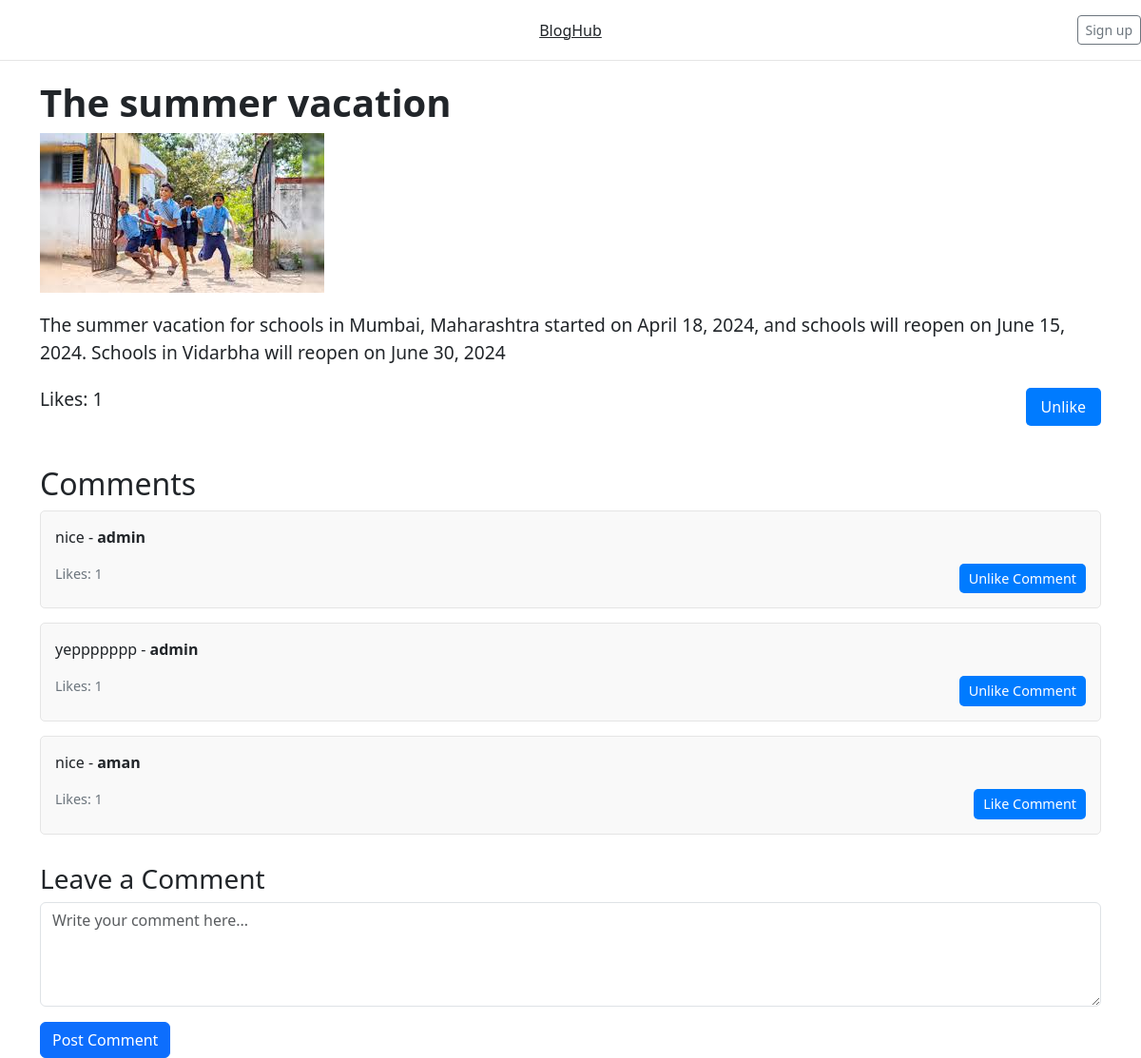
Page /blog/the-summer-vacation/ (signed in) on the committed database.
### blog/models.py (models this page shows, shortened)
class Blog(models.Model):
    title = models.CharField(max_length=255, null=True, blank=True)
    content = models.TextField()
    slug = models.SlugField(unique=True, blank=True)
    image = models.ImageField(upload_to='blog_images/', blank=True, null=True)
    tags = models.CharField(max_length=100, blank=True, null=True)
    likes = models.ManyToManyField(User, related_name='liked_blogs', blank=True)
    def total_likes(self):
        return self.likes.count()

class Comment(models.Model):
    blog = models.ForeignKey(Blog, on_delete=models.CASCADE, related_name='comments')
    user = models.ForeignKey(User, on_delete=models.CASCADE)
    content = models.TextField()
    created_at = models.DateTimeField(auto_now_add=True)
    likes = models.ManyToManyField(User, related_name='liked_comments', blank=True)
    def total_likes(self):
        return self.likes.count()

### blog/views.py (the view)
# urls.py: path('blog/<slug:slug>/', views.blog_detail, name='blog_detail'),
@login_required
def blog_detail(request, slug):
    blog = get_object_or_404(Blog, slug=slug)
    comments = blog.comments.all()
    return render(request, 'blog_detail.html', {'blog': blog, 'comments': comments})

### blog/templates/blog_detail.html (shortened to what this page needs)
{% load static %}
<!DOCTYPE html>
<html lang="en">
<head>
    <link href="https://cdn.jsdelivr.net/npm/bootstrap@5.3.0-alpha1/dist/css/bootstrap.min.css" rel="stylesheet">
</head>
<body>
<header class="blog-header py-3">
    <div class="row flex-nowrap justify-content-between align-items-center">
        <div class="col-4 pt-1">
        </div>
        <div class="col-4 text-center">
            <a class="blog-header-logo text-dark" href="#">BlogHub</a>
        </div>
        <div class="col-4 d-flex justify-content-end align-items-center">
            <a class="btn btn-sm btn-outline-secondary" href="#">Sign up</a>
        </div>
    </div>
</header>
<div class="container">
    <div class="blog-content">
        <h1 class="blog-title">{{ blog.title }}</h1>
        {% if blog.image %}
            <img src="{{ blog.image.url }}" alt="Blog Image" class="blog-image">
        {% endif %}
        <p>{{ blog.content }}</p>
        <div class="like-section">
            <p>Likes: {{ blog.total_likes }}</p>
            <form method="POST" action="{% url 'like_blog' blog.slug %}">
                {% if user.is_authenticated %}
                    {% if user in blog.likes.all %}
                        <button type="submit">Unlike</button>
                    {% else %}
                        <button type="submit">Like</button>
                    {% endif %}
                {% else %}
                    <p><a href="{% url 'login' %}">Login</a> to like this blog.</p>
                {% endif %}
            </form>
        </div>
    </div>
    <div class="comment-section">
        <h2>Comments</h2>
        {% for comment in comments %}
        <div class="comment">
            <p>{{ comment.content }} - <strong>{{ comment.user.username }}</strong></p>
            <div class="d-flex justify-content-between">
                <span class="comment-likes">Likes: {{ comment.total_likes }}</span>
                <form method="POST" action="{% url 'like_comment' comment.id %}">
                    {% if user.is_authenticated %}
                        {% if user in comment.likes.all %}
                            <button type="submit">Unlike Comment</button>
                        {% else %}
                            <button type="submit">Like Comment</button>
                        {% endif %}
                    {% else %}
                        <p><a href="{% url 'login' %}">Login</a> to like this comment.</p>
                    {% endif %}
                </form>
            </div>
        </div>
        {% empty %}
        <p>No comments yet. Be the first to comment!</p>
        {% endfor %}
    </div>
    <div class="comment-form">
        <h3>Leave a Comment</h3>
        <form method="POST" action="{% url 'add_comment' blog.slug %}">
            <textarea name="content" rows="4" class="form-control mb-3" placeholder="Write your comment here..." required></textarea>
            <button type="submit" class="btn btn-primary">Post Comment</button>
        </form>
    </div>
</div>
</body>
</html>

### blog/templates/blog_detail.html (style rules this page uses)
.blog-header { border-bottom: 1px solid #e5e5e5; }
.blog-title { font-size: 2.5rem; font-weight: 700; }
.blog-content { margin-top: 20px; font-size: 1.2rem; }
.blog-image { max-width: 100%; height: auto; margin-bottom: 20px; }
.like-section { display: flex; justify-content: space-between; align-items: center; margin-top: 20px; }
.like-section button { background-color: #007bff; border: none; color: white; padding: 8px 16px; text-align: center; font-size: 1rem; cursor: pointer; border-radius: 5px; }
.comment-section { margin-top: 40px; }
.comment { padding: 15px; border: 1px solid #e5e5e5; border-radius: 5px; margin-bottom: 15px; background-color: #f9f9f9; }
.comment .comment-likes { font-size: 0.9rem; color: #6c757d; }
.comment button { background-color: #007bff; border: none; color: white; padding: 5px 10px; text-align: center; font-size: 0.9rem; cursor: pointer; border-radius: 5px; }
.comment-form { margin-top: 30px; }

### rows in the picture
Blog: title "The summer vacation", image (picture), content "The summer vacation for schools in Mumbai, Maharashtra started on April 18, 2024, and schools will reopen on June 15, 2024. Schools in Vidarbha will reopen on June 30, 2024", total_likes "1"
Comment: content "nice", user.username "admin", total_likes "1", shows "Unlike Comment"
Comment: content "yeppppppp", user.username "admin", total_likes "1", shows "Unlike Comment"
Comment: content "nice", user.username "aman", total_likes "1", shows "Like Comment"
